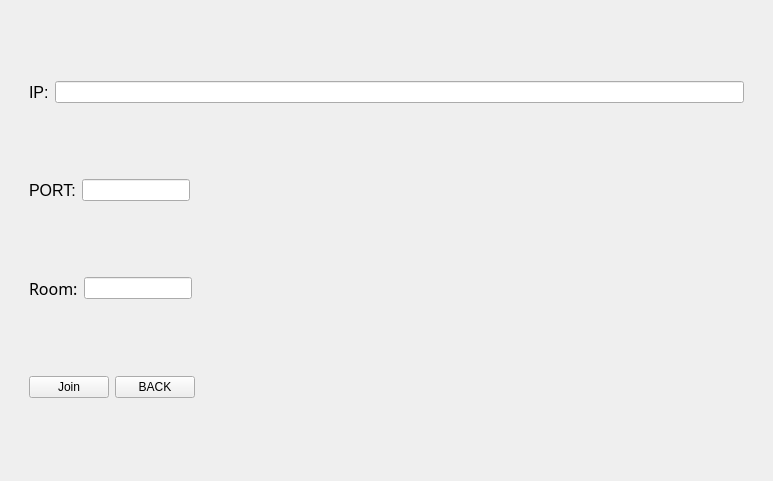
<?xml version="1.0" encoding="UTF-8"?>
<ui version="4.0">
 <class>JoinSession</class>
 <widget class="QWidget" name="JoinSession">
  <property name="geometry">
   <rect>
    <x>0</x>
    <y>0</y>
    <width>773</width>
    <height>481</height>
   </rect>
  </property>
  <property name="windowTitle">
   <string>Form</string>
  </property>
  <layout class="QHBoxLayout" name="horizontalLayout_3">
   <item>
    <widget class="QWidget" name="widget" native="true">
     <layout class="QVBoxLayout" name="verticalLayout">
      <item>
       <widget class="QWidget" name="widget_2" native="true">
        <property name="enabled">
         <bool>true</bool>
        </property>
        <property name="sizePolicy">
         <sizepolicy hsizetype="Fixed" vsizetype="Fixed">
          <horstretch>0</horstretch>
          <verstretch>0</verstretch>
         </sizepolicy>
        </property>
        <property name="maximumSize">
         <size>
          <width>737</width>
          <height>16777215</height>
         </size>
        </property>
        <layout class="QHBoxLayout" name="horizontalLayout">
         <item>
          <widget class="QLabel" name="ipLabel">
           <property name="font">
            <font>
             <pointsize>12</pointsize>
            </font>
           </property>
           <property name="text">
            <string>IP:</string>
           </property>
          </widget>
         </item>
         <item>
          <widget class="QLineEdit" name="ipInput"/>
         </item>
        </layout>
       </widget>
      </item>
      <item>
       <widget class="QWidget" name="widget_3" native="true">
        <property name="sizePolicy">
         <sizepolicy hsizetype="Fixed" vsizetype="Fixed">
          <horstretch>0</horstretch>
          <verstretch>0</verstretch>
         </sizepolicy>
        </property>
        <layout class="QHBoxLayout" name="horizontalLayout_2">
         <item>
          <widget class="QLabel" name="portLabel">
           <property name="font">
            <font>
             <pointsize>12</pointsize>
            </font>
           </property>
           <property name="text">
            <string>PORT:</string>
           </property>
          </widget>
         </item>
         <item>
          <widget class="QLineEdit" name="portInput"/>
         </item>
        </layout>
       </widget>
      </item>
      <item>
       <widget class="QWidget" name="widget_6" native="true">
        <property name="sizePolicy">
         <sizepolicy hsizetype="Fixed" vsizetype="Fixed">
          <horstretch>0</horstretch>
          <verstretch>0</verstretch>
         </sizepolicy>
        </property>
        <layout class="QHBoxLayout" name="horizontalLayout_7">
         <item>
          <widget class="QLabel" name="roomLabel">
           <property name="font">
            <font>
             <family>SimSun-ExtB</family>
             <pointsize>12</pointsize>
            </font>
           </property>
           <property name="text">
            <string>Room:</string>
           </property>
          </widget>
         </item>
         <item>
          <widget class="QLineEdit" name="roomInput"/>
         </item>
        </layout>
       </widget>
      </item>
      <item>
       <widget class="QWidget" name="widget_4" native="true">
        <property name="sizePolicy">
         <sizepolicy hsizetype="Fixed" vsizetype="Fixed">
          <horstretch>0</horstretch>
          <verstretch>0</verstretch>
         </sizepolicy>
        </property>
        <layout class="QHBoxLayout" name="horizontalLayout_4">
         <item>
          <widget class="QPushButton" name="joinButton">
           <property name="text">
            <string>Join</string>
           </property>
          </widget>
         </item>
         <item>
          <widget class="QPushButton" name="backButton">
           <property name="text">
            <string>BACK</string>
           </property>
          </widget>
         </item>
        </layout>
       </widget>
      </item>
     </layout>
    </widget>
   </item>
  </layout>
 </widget>
 <resources/>
 <connections/>
</ui>
